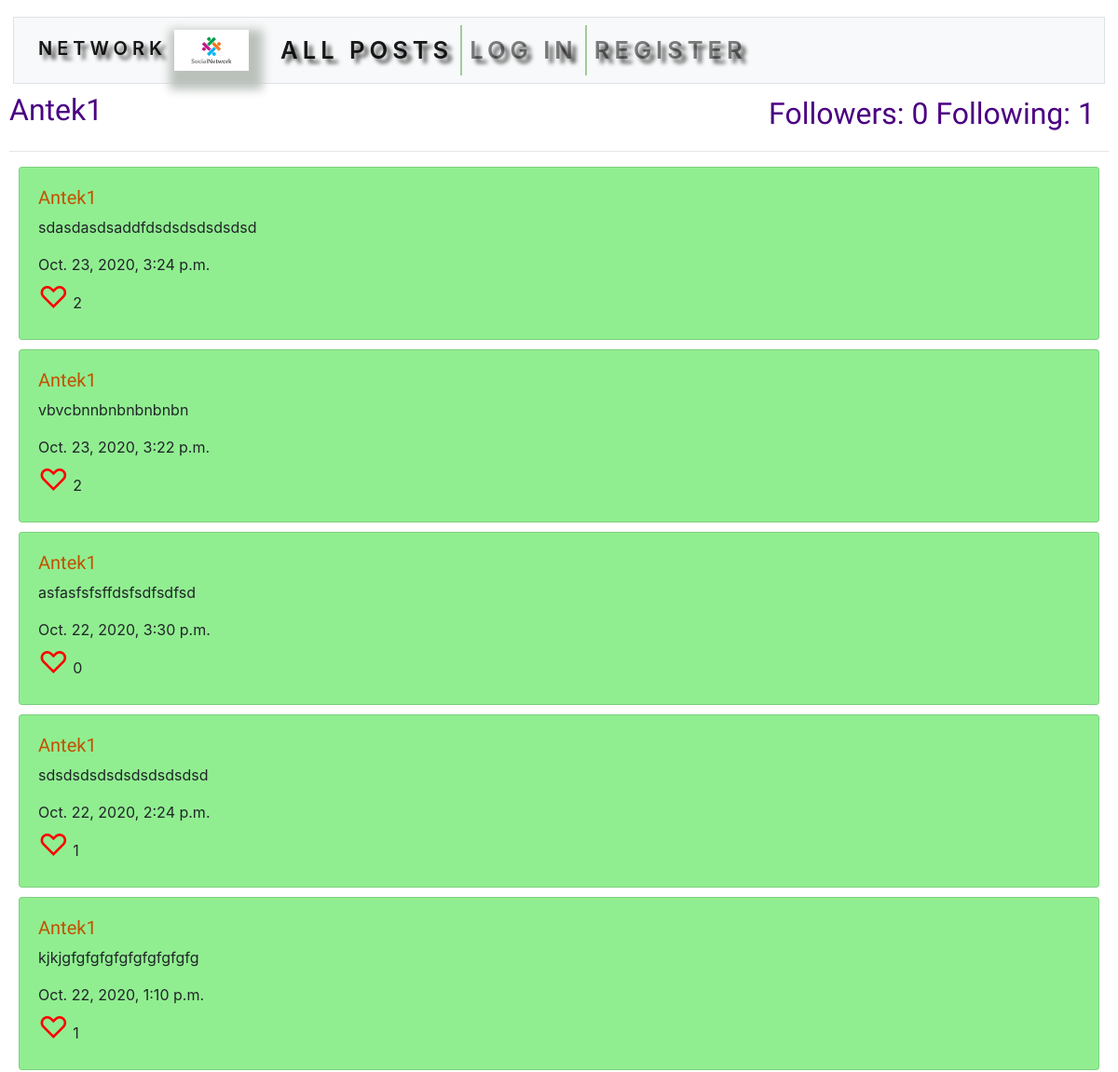
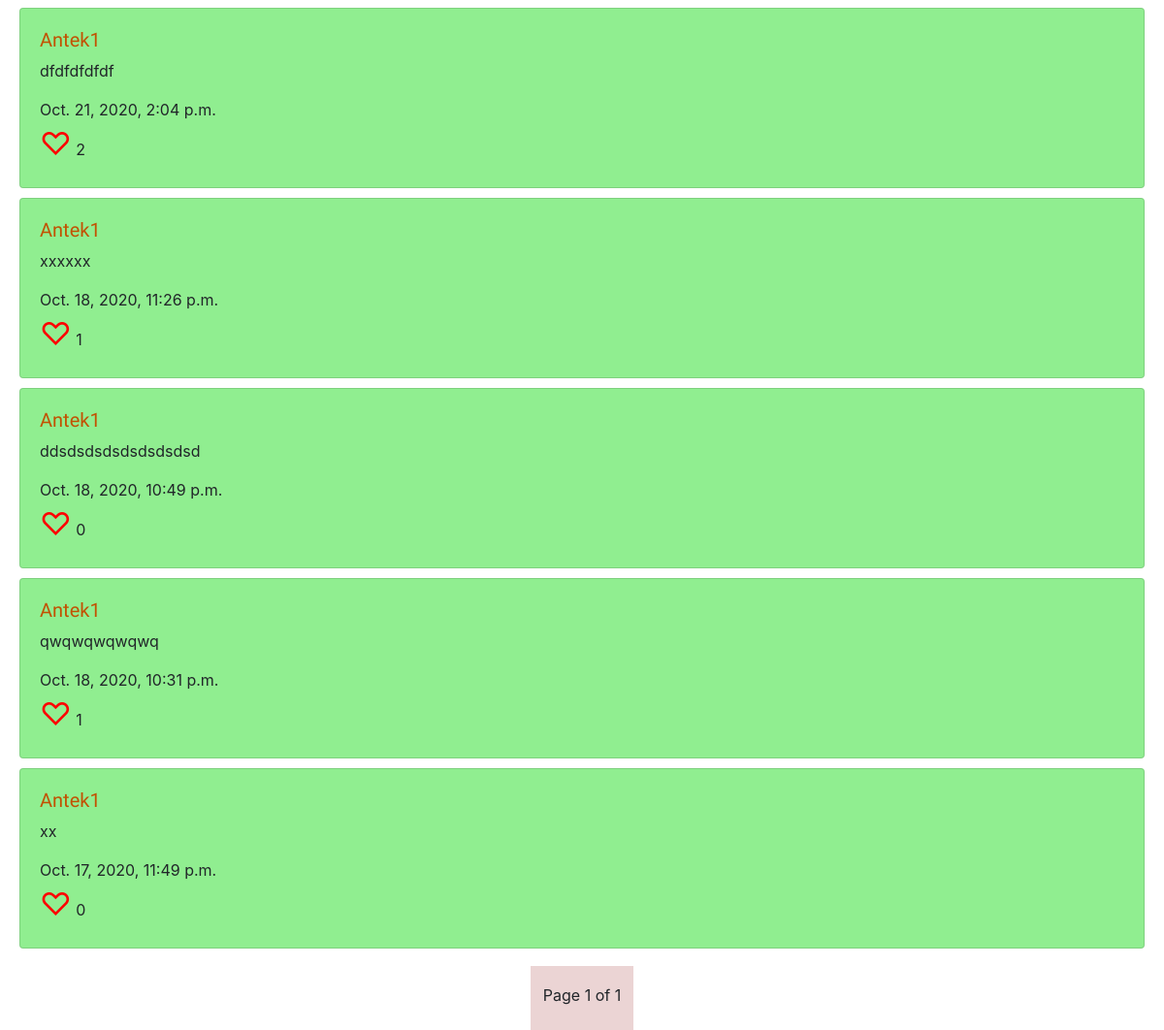
The app's page /user/Antek1, older data (2 pictures, top to bottom).
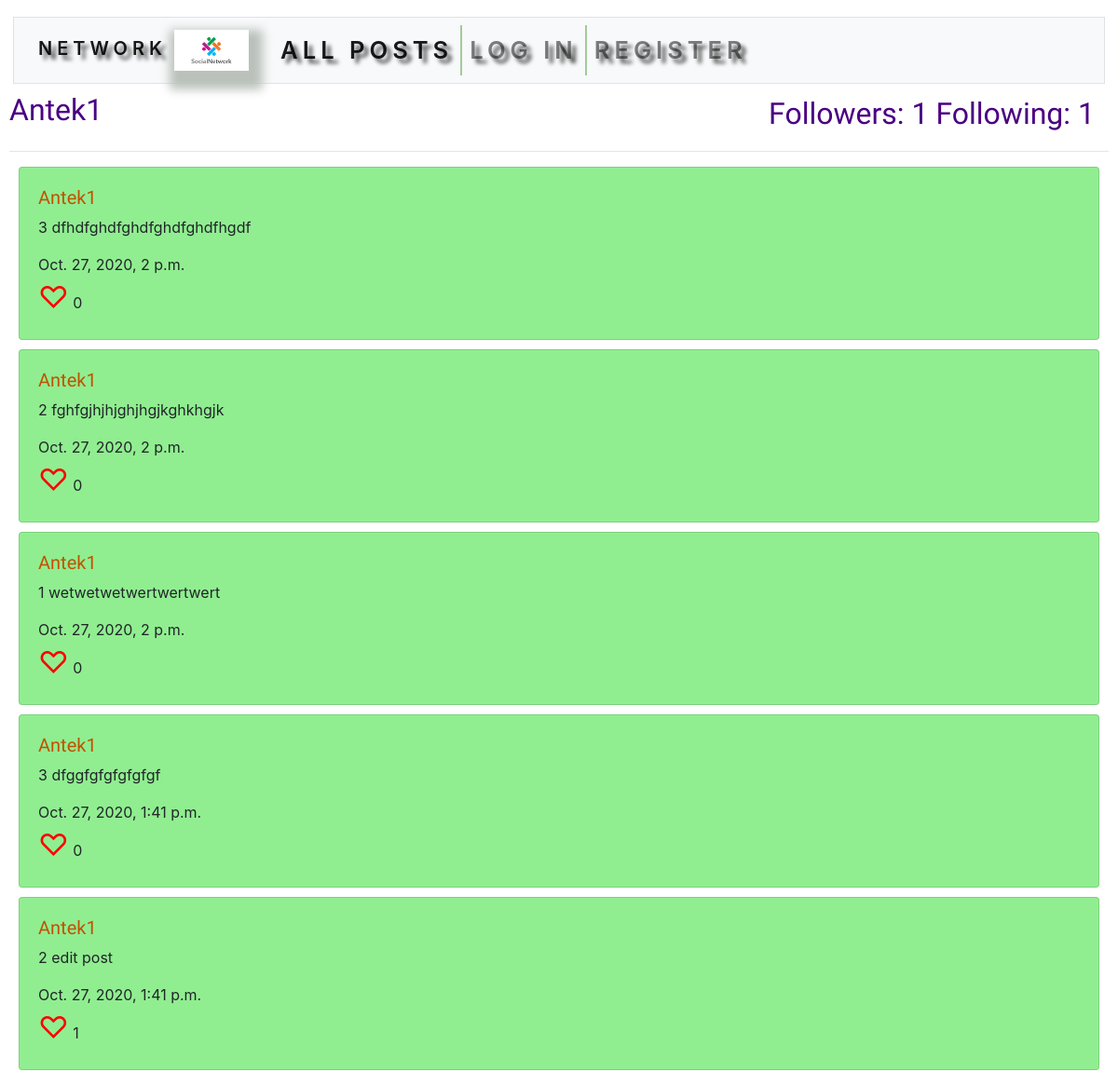
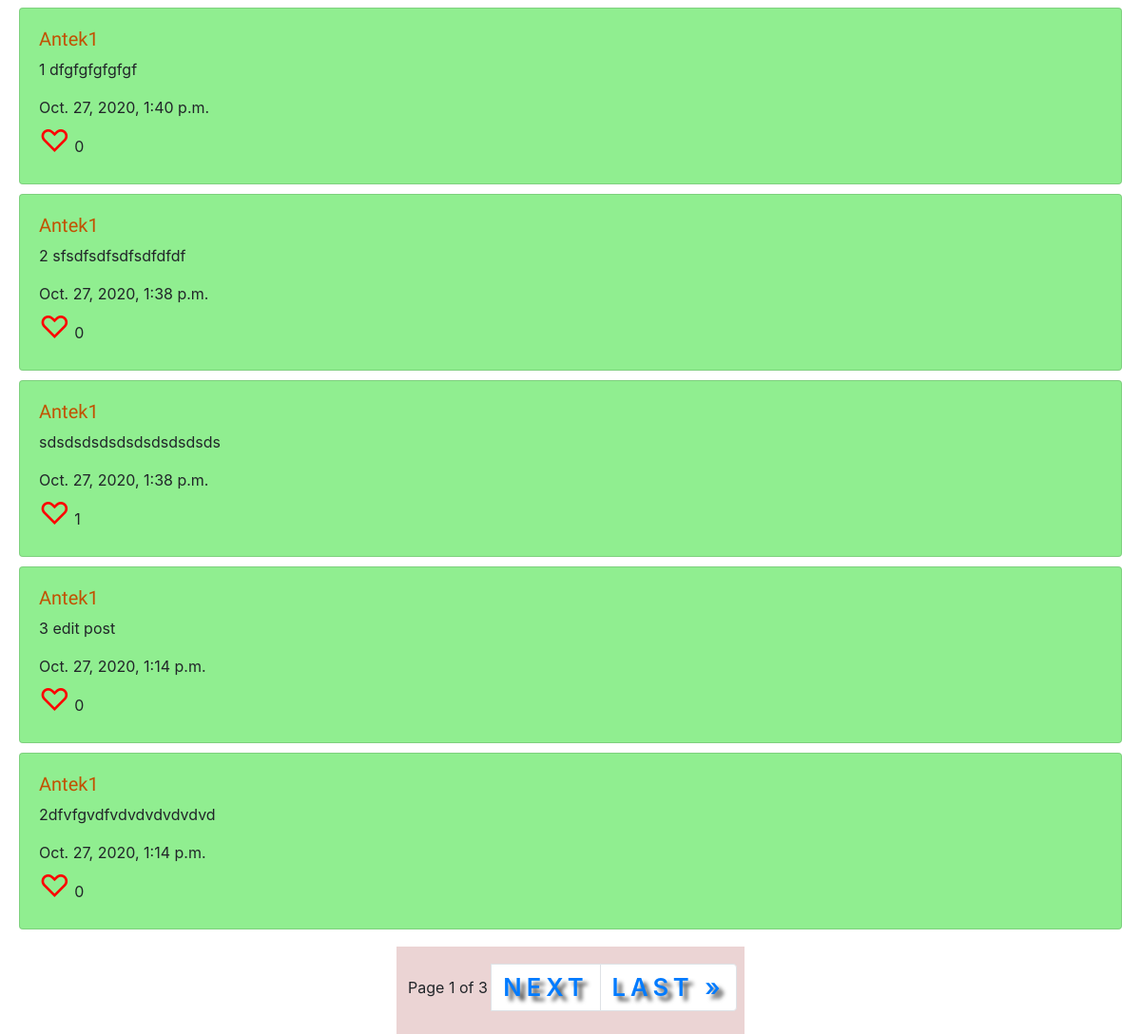
The same page, newer data (2 pictures, top to bottom).
### network/models.py (models this page shows, shortened)
class User(AbstractUser):
    followers = models.ManyToManyField('self', symmetrical=False, related_name='following', blank=True)

class Post(models.Model):
    user = models.ForeignKey('User', on_delete=models.CASCADE, related_name="posts")
    content = models.TextField(blank=True)
    timestamp = models.DateTimeField(auto_now_add=True)
    likes = models.ManyToManyField('User', related_name="liked_posts", blank=True) #could create a class for likes, but (for now) we only need the user

### network/views.py (the view)
# urls.py: path("user/<str:username>", views.user_page, name="user"),
def user_page(request, username):
    target_user = User.objects.get(username=username)
    posts = Post.objects.filter(user__username=username).order_by("-timestamp")
    paginator = Paginator(posts, 10)
    page_obj = paginator.get_page(request.GET.get('page'))
    return render(request, "network/user.html", {
        "target_user": target_user,
        "page_obj": page_obj
    })

### network/templates/network/user.html (shortened to what this page needs)
{% extends "network/layout.html" %}
{% load static %}
{% block body %}
    <div class="row user-status">
        <h3 class="col-auto mr-auto">{{ target_user.username }}</h3>
        <div class="col-auto">
            <span>Followers: {{ target_user.followers.all.count }} </span>
            <span>Following: {{ target_user.following.all.count }}</span>
        </div>
    </div>
    <hr>
{% endblock %}

### network/templates/network/layout.html (shortened to what this page needs)
{% load static %}
<!DOCTYPE html>
<html lang="en">
    <head>
        <link rel="stylesheet" href="https://stackpath.bootstrapcdn.com/bootstrap/4.4.1/css/bootstrap.min.css">
        <link href="{% static 'network/styles.css' %}" rel="stylesheet">
    </head>
    <body>
        <nav class="navbar navbar-expand-lg navbar-light bg-light mb-sm-4 mx-sm-1 border">
            <a class="navbar-brand" href="{% url 'index' %}">Network<img class="cover" src="{% static 'network/net3.png' %}" width="80" alt="net"></a>
            <div id="navbarNavDropdown" class="collapse navbar-collapse">
              <ul class="navbar-nav mr-auto">
                <li class="nav-item active"><a class="nav-link" href="{% url 'index' %}">All Posts</a></li>
                {% if user.is_authenticated %}
                    <li class="nav-item active"><a class="nav-link" href="{% url 'following' %}">Following</a></li>
                    <li class="nav-item"><a class="nav-link" href="{% url 'logout' %}">Log Out</a></li>
                {% else %}
                    <li class="nav-item"><a class="nav-link" href="{% url 'login' %}">Log In</a></li>
                    <li class="nav-item"><a class="nav-link" href="{% url 'register' %}">Register</a></li>
                {% endif %}
              </ul>
            </div>
          </nav>
        <div class="body">
            {% block body %}
            {% endblock %}
            <div class="posts-paginator">
               {% for post in page_obj %}
                   <div  class="card post-card">
                       <div class="card-body">
                           <a href="{% url 'user' post.user %}"><h5>{{ post.user }}</h5></a>
                           <p id="content-{{ post.id }}" style="white-space: pre-line">{{ post.content }}</p>
                           {{ post.timestamp }}<br>
                           <div onclick="like('{{ post.id }}');">
                               {% if user in post.likes.all %}
                     <a id="heart-{{ post.id }}"><span>&#9829;</span></a>
                               {% else %}
                     <a id="heart-{{ post.id }}"><span>&#9825;</span></a>
                               {% endif %}
                               <span id="counter-{{ post.id }}">{{ post.likes.all.count }}</span>
                           </div>
                       </div>
                   </div>
                   {% empty %}
                    <h5>No posts</h5>
                {% endfor %}
                <div class="container">
                    <div class="row justify-content-center">
                        <nav aria-label="Posts navigation">
                            <ul class="pagination">
                                <span class="current">&nbsp;Page {{ page_obj.number }} of {{ page_obj.paginator.num_pages }}&nbsp;</span>
                                {% if page_obj.has_next %}
                                    <li class="page-item"><a class="page-link" href="?page={{ page_obj.next_page_number }}">next</a></li>
                                    <li class="page-item"><a class="page-link" href="?page={{ page_obj.paginator.num_pages }}">last &raquo;</a></li>
                                {% endif %}
                            </ul>
                        </nav>
                    </div>
                </div>
            </div>
        </div>
    </body>
</html>

Row changes from the older to the newer data that the page shows:
no longer on this page (row unchanged): Post: user "Antek1", content "sdasdasdsaddfdsdsdsdsdsdsd", timestamp "Oct. 23, 2020, 3:24 p.m.", likes.all.count "2"
no longer on this page (row unchanged): Post: user "Antek1", content "vbvcbnnbnbnbnbnbn", timestamp "Oct. 23, 2020, 3:22 p.m.", likes.all.count "2"
no longer on this page (row unchanged): Post: user "Antek1", content "asfasfsfsffdsfsdfsdfsd", timestamp "Oct. 22, 2020, 3:30 p.m.", likes.all.count "0"
no longer on this page (row unchanged): Post: user "Antek1", content "sdsdsdsdsdsdsdsdsdsd", timestamp "Oct. 22, 2020, 2:24 p.m.", likes.all.count "1"
no longer on this page (row unchanged): Post: user "Antek1", content "kjkjgfgfgfgfgfgfgfgfgfg", timestamp "Oct. 22, 2020, 1:10 p.m.", likes.all.count "1"
no longer on this page (row unchanged): Post: user "Antek1", content "dfdfdfdfdf", timestamp "Oct. 21, 2020, 2:04 p.m.", likes.all.count "2"
no longer on this page (row unchanged): Post: user "Antek1", content "xxxxxx", timestamp "Oct. 18, 2020, 11:26 p.m.", likes.all.count "1"
no longer on this page (row unchanged): Post: user "Antek1", content "ddsdsdsdsdsdsdsdsd", timestamp "Oct. 18, 2020, 10:49 p.m.", likes.all.count "0"
no longer on this page (row unchanged): Post: user "Antek1", content "qwqwqwqwqwq", timestamp "Oct. 18, 2020, 10:31 p.m.", likes.all.count "1"
no longer on this page (row unchanged): Post: user "Antek1", content "xx", timestamp "Oct. 17, 2020, 11:49 p.m.", likes.all.count "0"
changed User "Antek1": followers.all.count "0" → "1"
added Post: user "Antek1", content "3 dfhdfghdfghdfghdfghdfhgdf", timestamp "Oct. 27, 2020, 2 p.m.", likes.all.count "0"
added Post: user "Antek1", content "2 fghfgjhjhjghjhgjkghkhgjk", timestamp "Oct. 27, 2020, 2 p.m.", likes.all.count "0"
added Post: user "Antek1", content "1 wetwetwetwertwertwert", timestamp "Oct. 27, 2020, 2 p.m.", likes.all.count "0"
added Post: user "Antek1", content "3 dfggfgfgfgfgfgf", timestamp "Oct. 27, 2020, 1:41 p.m.", likes.all.count "0"
added Post: user "Antek1", content "2 edit post", timestamp "Oct. 27, 2020, 1:41 p.m.", likes.all.count "1"
added Post: user "Antek1", content "1 dfgfgfgfgfgf", timestamp "Oct. 27, 2020, 1:40 p.m.", likes.all.count "0"
added Post: user "Antek1", content "2 sfsdfsdfsdfsdfdfdf", timestamp "Oct. 27, 2020, 1:38 p.m.", likes.all.count "0"
added Post: user "Antek1", content "sdsdsdsdsdsdsdsdsdsds", timestamp "Oct. 27, 2020, 1:38 p.m.", likes.all.count "1"
added Post: user "Antek1", content "3 edit post", timestamp "Oct. 27, 2020, 1:14 p.m.", likes.all.count "0"
added Post: user "Antek1", content "2dfvfgvdfvdvdvdvdvdvd", timestamp "Oct. 27, 2020, 1:14 p.m.", likes.all.count "0"
Text that changed along with them:
{{ page_obj.paginator.num_pages }}: "1" → "3"
text now shown: "NEXT LAST »"
